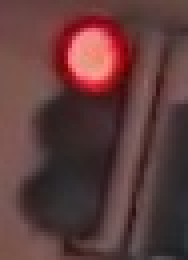
#> input picture udacity/ND113-intro_to_self_driving_cars/P8_Computer_Vision_and_Machine_Learning_L2_Traffic_Light_Classifier/Traffic_Light/traffic_light_images/training/red/0866866d-298d-4bff-afa0-6456ad7fd807.jpg, 47 x 65 px (shown 4 times larger)
$ jupyter execute --allow-errors 'Traffic_Light_Classifier-zh[my].ipynb'   (shell and % lines are left out)
#> lines starting #> are read from the running program, lines starting #| are printed output that depends on the picture; after the words box and inside, x2 and y2 are one past the last pixel; in counts of white or black regions, pixels touching at a corner belong together
### udacity/ND113-intro_to_self_driving_cars/P8_Computer_Vision_and_Machine_Learning_L2_Traffic_Light_Classifier/Traffic_Light/helpers.py
# Helper functions

import os
import glob # library for loading images from a directory
import matplotlib.image as mpimg


# This function loads in images and their labels and places them in a list
# The list contains all images and their associated labels
# For example, after data is loaded, im_list[0][:] will be the first image-label pair in the list
def load_dataset(image_dir):

    # Populate this empty image list
#> called with image_dir = 'traffic_light_images/training/'
    im_list = []
    image_types = ["red", "yellow", "green"]

    # Iterate through each color folder
    for im_type in image_types:

        # Iterate through each image file in each image_type folder
        # glob reads in any image with the extension "image_dir/im_type/*"
        for file in glob.glob(os.path.join(image_dir, im_type, "*")):

            # Read in the image
            im = mpimg.imread(file)
#> im is the input picture: shape (65, 47, 3); mean R, G, B 95.1, 60.2, 59.8

            # Check if the image exists/if it's been correctly read-in
            if not im is None:
                # Append the image, and it's type (red, green, yellow) to the image list
                im_list.append((im, im_type))

    return im_list

### udacity/ND113-intro_to_self_driving_cars/P8_Computer_Vision_and_Machine_Learning_L2_Traffic_Light_Classifier/Traffic_Light/test_functions.py
# All test code
import unittest
from IPython.display import Markdown, display


# Helper functions for printing markdown text (text in color/bold/etc)
def printmd(string):
    display(Markdown(string))

# Print a test failed message, given an error
def print_fail():
    printmd('**<span style="color: red;">TEST FAILED</span>**')

# Print a test passed message
def print_pass():
    printmd('**<span style="color: green;">TEST PASSED</span>**')


# A class holding all tests
class Tests(unittest.TestCase):


    # Tests the `one_hot_encode` function, which is passed in as an argument
    def test_one_hot(self, one_hot_function):

        # Test that the generated one-hot labels match the expected one-hot label
        # For all three cases (red, yellow, green)
        try:
            self.assertEqual([1,0,0], one_hot_function('red'))
            self.assertEqual([0,1,0], one_hot_function('yellow'))
            self.assertEqual([0,0,1], one_hot_function('green'))

        # If the function does *not* pass all 3 tests above, it enters this exception
        except self.failureException as e:
            # Print out an error message
            print_fail()
            print("Your function did not return the expected one-hot label.")
            print('\n'+str(e))
            return

        # Print out a "test passed" message
        print_pass()


    # Tests if any misclassified images are red but mistakenly classified as green
    # [19 lines left out: function test_red_as_green, not called in this run]

### udacity/ND113-intro_to_self_driving_cars/P8_Computer_Vision_and_Machine_Learning_L2_Traffic_Light_Classifier/Traffic_Light/Traffic_Light_Classifier-zh[my].ipynb
# 交通信号灯分类器
---

在这个项目中，你将使用计算机视觉技术的知识为交通信号灯图像建立一个分类器！你会获得一个交通信号灯图像数据集，里面包含三种交通信号灯，即红灯、黄灯或绿灯，其中，三分之一的灯是亮起的。

在该 notebook 中，你将对这些图像进行预处理，提取有助于我们区分不同类型图像的特征，并使用这些特征将交通信号灯图像分为三类：红灯、黄灯或绿灯。所有这些任务将会分解成几个部分：

1. **加载和可视化数据**。
      任何一种分类任务的第一步都是熟悉你的数据；在这里，你需要加载交通信号灯的图像并将其可视化！

2. **预处理**。
    输入的图像和输出的标签都需要是标准化的。通过这种方式，你可以使用相同的分类器分析所有输入的图像，并且知道在最终对一个*新*图像进行分类时需要输出什么样的图像。

3. **特征提取**。
    接下来，你需要从每幅图像中提取一些特征，从而帮助区分这些图像，并最终对这些图像进行分类。

4. **进行分类，并将错误可视化**。
     最后，你需要编写一个利用你提取的特征对*任何一个*交通信号灯图像进行分类的函数。该函数将输入一个图像，然后输出一个标签。你还会获得相关代码，用于确定分类模型的准确度。

5. **评估你的模型**。
    要通过此项目，你的分类器的准确度必须 > 90％，并且不能将任何一个红灯归类为绿灯；你很可能需要通过更改现有特征或添加新特征来提高分类器的准确度。我也鼓励你多进行尝试，让准确度尽可能接近100％！

以下是数据集中的一些示例图像（从左到右：红灯、绿灯与黄灯）：

---
### *以下是完成该项目所需了解的内容：*

我们已经为你提供了一些模板代码，但你需要执行其他代码步骤才能成功完成此项目。任何一个通过此项目所需的代码的标题中都标有 **'(IMPLEMENTATION)'** 。在完成此项目时，你还需要回答一些关于你的思路的问题，这些问题在标题中都标有 **'(QUESTION)'** 。请务必回答所有问题，并根据 [项目审阅标准](https://review.udacity.com/#!/rubrics/1213/view) 检查你的代码，确保你完成了必要的几个分类步骤！

你提交的项目将根据你提供的代码运行情况以及两个主要分类标准进行评估。
提交的完整交通信号灯分类器应满足下面两个标准：
1. **准确度超过90％**
2. ***不要* 将任何一个红灯分类为绿灯**

# 1. 加载交通信号灯数据集，并将其可视化

这个交通信号灯数据集由3个类别1484个彩色图像组成，即红灯、黄灯和绿灯。与大多数人工获取的数据一样，该数据在这些类型之间的分布并不均匀，具体为：
* 904个红色交通灯图像
* 536个绿色交通灯图像
* 44个黄色交通灯图像

*注：所有图像都来自[麻省理工学院的无人驾驶课程](https://selfdrivingcars.mit.edu/)，并符合 [知识共享署名许可协议-相同方式共享 4.0 国际许可协议](https://creativecommons.org/licenses/by-sa/4.0/) 。*

### 导入资源

在开始编写项目代码之前，请导入你需要的库和资源。

[cell 1]
import cv2 # computer vision library
import helpers # helper functions

import random
import numpy as np
import matplotlib.pyplot as plt
import matplotlib.image as mpimg # for loading in images

## 训练并测试数据

所有1484个交通信号灯图像被将分成训练数据集和测试数据集。

* 这些图像中的80％是训练图像，供你在创建分类器时使用。
* 其余20％是测试图像，用于测试分类器的准确度。
* 所有图像都是含有3种信号灯的交通灯图像，其中有一盏灯是亮起的。

## 定义图像目录

首先，我们设置一些变量来跟踪这些图像的存储位置：
IMAGE_DIR_TRAINING: the directory where our training image data is stored
IMAGE_DIR_TEST: the directory where our test image data is stored

[cell 2]
# Image data directories
IMAGE_DIR_TRAINING = "traffic_light_images/training/"
IMAGE_DIR_TEST = "traffic_light_images/test/"

## 加载数据集

这些前几行代码将对训练交通信号灯图像进行加载，并将其全部存储在变量`IMAGE_LIST`中。该列表包含图像及其相关标签（“红灯”，“黄灯”，“绿灯”）。

我们建议你查看helpers.py文件中的`load_dataset`函数。这个函数可以为你提供一个很好的思路，即如何使用[glob 库](https://pymotw.com/2/glob/)从一个目录中读取大量图像文件。 `load_dataset`函数可以输入图像目录的名称，然后返回图像及其相关标签的列表。

例如，`IMAGE_LIST`中的第一个图像标签对可以通过索引访问：

[cell 3]
# Using the load_dataset function in helpers.py
# Load training data
IMAGE_LIST = helpers.load_dataset(IMAGE_DIR_TRAINING)

## 可视化数据

分析任何一个数据集的前两个步骤都是：1.加载数据；2.查看数据。看一看这些数据，你就会知道要在图像中寻找什么，需要处理什么样的噪音或不一致性等。这可以帮助你了解图像数据集，并且明白**了解数据集是对数据进行预测的一部分**。

---
### 将输入图像可视化

将这些图像可视化，并对这些图像数据进行探究！编写代码，使其可以在`IMAGE_LIST`中显示图像：
* 显示图像
* 输出图像的形状
* 输出相应的标签

看一看是否可以显示出每种交通信号灯图像中的至少一种，即红灯，绿灯或黄灯，并查看它们的相似之处与差异之处。

[cell 4]
## TODO: Write code to display an image in IMAGE_LIST (try finding a yellow traffic light!)
## TODO: Print out 1. The shape of the image and 2. The image's label

# The first image in IMAGE_LIST is displayed below (without information about shape or label)
selected_image = IMAGE_LIST[0][0]
plt.imshow(selected_image)

plt.xlabel(f"Image shape = {selected_image.shape}")
plt.ylabel(f"Image label = {IMAGE_LIST[0][1]}")

# 2. 预处理数据

每个图像中加载完成后，你必须使输入和输出标准化！

### 输入

这意味着每个输入图像都应采用相同的格式，大小相同等。我们将通过对每个图像执行相同的分析来创建特征，对于这样的分类任务，重要的是**类似的图像创建类似的特征**！

### 输出

我们还需要将输出结果作为易于阅读且易于与其他标签进行比较的标签。将“红灯”和“绿灯”等分类数据转换为数字数据，这是一种不错的做法。

一个非常常见的分类输出是一维列表，它是指分类数的长度：在红灯、黄灯和绿灯的情况下为3； 值为0或1表示某个图像是某一类。例如，由于我们有三个类（红灯、黄灯和绿灯），则可以按顺序列出一个列表：[红灯值，黄灯值，绿灯值]。一般来说，顺序无关紧要，在这种情况下，我们选择的顺序是[红灯值，黄灯值，绿灯值]，便于反映垂直顺序中每个灯的位置。

红灯的标签应该是：[1,0,0]，黄灯应该是：[0，1，0]，绿灯应该是：[0，0，1]。这些标签被称为**独热编码标签**。

*（注：使用 [机器学习算法 ](https://machinelearningmastery.com/how-to-one-hot-encode-sequence-data-in-python/)时，独热编码将尤为重要）。*

---
<a id='task2'></a>
### （实现）：使输入图像标准化

* 将每个图像调整为所需的输入尺寸：32x32px。
* （可选）你也可以选择在此步骤中对图像进行裁剪、移动或旋转。

一种很常见的尺寸是可旋转的方形输入尺寸（且保持相同尺寸），并且以较小的方块进行分析。将所有图像制作成相同的尺寸，便于它们可以通过相同的分类器步骤进行发送，这一点也很重要！

[cell 5]
# This function should take in an RGB image and return a new, standardized version
def standardize_input(image):

    ## TODO: Resize image and pre-process so that all "standard" images are the same size
    standard_im = np.copy(image)
    standard_im = cv2.resize(standard_im,(32,32))
    # not np.resize
    # standard_im.resize((32,32))

    return standard_im

## 标准化输出

对于每个加载的图像，我们还指定了预期的输出。为此，我们使用**独热编码**。

* 对标签进行独热编码。为此，请创建一个代表每类交通信号灯（红灯、黄灯、绿灯）的零数组，并将预期类别号的索引设置为1。

由于我们有三类（红灯、黄灯和绿灯）交通信号灯图像，我们已经强制使用了一个顺序：[红灯值，黄灯值，绿灯值]。对于独热编码，例如黄灯，我们首先将数组初始化为[0,0,0]，然后将中间值（黄灯值）更改为1：[0,1,0]。

---
<a id='task3'></a>
### （实现）：实现独热编码

[cell 6]
## TODO: One hot encode an image label
## Given a label - "red", "green", or "yellow" - return a one-hot encoded label

# Examples:
# one_hot_encode("red") should return: [1, 0, 0]
# one_hot_encode("yellow") should return: [0, 1, 0]
# one_hot_encode("green") should return: [0, 0, 1]

def one_hot_encode(label):

    ## TODO: Create a one-hot encoded label that works for all classes of traffic lights
    if label == "red":
        one_hot_encoded = [1, 0, 0]
    elif label == "yellow":
        one_hot_encoded = [0, 1, 0]
    elif label == "green":
        one_hot_encoded = [0, 0, 1]
    else:
        print("Error: Label not recognized")

    return one_hot_encoded

### 测试你的代码

在对这样的函数完成编程之后，对它进行测试并查看它是否能够产生预期的输出。**一般来说，编写代码之后，最好在小的功能块中测试这些代码**。这样，不仅可以确保你的代码在继续构建分类器时是正确的，而且你也可以尽早地发现错误，以免它们混合。

所有的测试代码都可以在文件`test_functions.py`中找到。如果你觉得有用的话，我们建议你查看该代码并添加自己的测试代码！

你会在上述文件夹中看到一个测试函数：`test_one_hot(self, one_hot_function)`，它会输入一个参数，一个one_hot_encode函数，并测试该函数的函数性。如果你的one_hot_label代码无法按预期工作，则此测试将输出一条错误消息，告诉你一些关于代码失败的原因。你的代码开始运行后，应该输出TEST PASSED。

[cell 7]
# Importing the tests
import test_functions
tests = test_functions.Tests()

# Test for one_hot_encode function
tests.test_one_hot(one_hot_encode)

## 构建一个输入图像并输出标签的`STANDARDIZED_LIST` 函数。

该函数会输入一个图像标签对列表，并输出一个已调整过大小的图像和独热编码标签的**标准化**列表。

这需要使用你在上面定义的那个函数来使输入和输出标准化，所以这些函数必须完整才能使完成这次标准化工作！

[cell 8]
def standardize(image_list):

    # Empty image data array
    standard_list = []

    # Iterate through all the image-label pairs
    for item in image_list:
        image = item[0]
        label = item[1]

        # Standardize the image
        standardized_im = standardize_input(image)

        # One-hot encode the label
        one_hot_label = one_hot_encode(label)

        # Append the image, and it's one hot encoded label to the full, processed list of image data
        standard_list.append((standardized_im, one_hot_label))
#> this loop made 4 passes
#> pass 1, in standardize_input, `standard_im = cv2.resize(standard_im,(32,32))`:
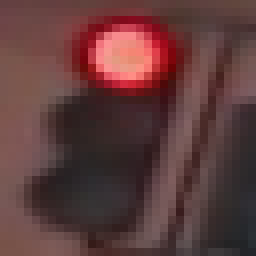
#> standard_im: shape (32, 32, 3) (shown 8 times larger); mean R, G, B 95.1, 60.1, 59.8
#> pass 3, in standardize_input (call 3), `standard_im = cv2.resize(standard_im,(32,32))`:
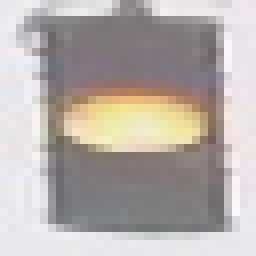
#> standard_im: shape (32, 32, 3) (shown 8 times larger); mean R, G, B 181.2, 174.4, 169.9

    return standard_list

# Standardize all training images
STANDARDIZED_LIST = standardize(IMAGE_LIST)

## 将标准化数据可视化

显示来自STANDARDIZED_LIST的标准化图像，并将其与来自IMAGE_LIST的非标准化图像进行比较。请注意，它们的尺寸和外观是不同的！

[cell 9]
## TODO: Display a standardized image and its label
selected_image = STANDARDIZED_LIST[0][0]
plt.imshow(selected_image)

plt.xlabel(f"Image shape = {selected_image.shape}")
plt.ylabel(f"Image label = {IMAGE_LIST[0][1]}")
plt.title("Standardized Image")

# 3. 特征提取

现在，你需要根据颜色空间、形状分析和特征构建方面的现有知识来创建特征，帮助区分和分类三种类型的交通信号灯图像。

你需要创建至少**一项特征**（可选择创建更多特征）。必需的特征是**使用HSV颜色空间创建的亮度特征**：

1. 亮度特征。
    - 使用HSV颜色空间，创建一个特征，可用于帮你识别3种不同类别的交通信号灯。
    - 稍后，你需要回答一个问题，即你刚刚试图用哪些方法来识别交通信号灯。所以，当你浏览这个notebook 时，需要一直思考你要使用的方法：什么方法有效，什么方法不可行？

2. （可选）：创建更多特征！

是否要创建更多特征，这取决于你，但是你创建的特征应该能提高交通信号灯分类算法的准确度！有一点需要注意的是，要通过这个项目，**绝不能将任何一个红灯归类为绿灯**，因为这会对无人驾驶汽车造成严重的安全风险。为了避免这种错误分类，你可以考虑添加另一个特别区分红灯和绿灯的特征。

这些特征将会被合并在这个 notebook 的末尾处，从而形成一个完整的分类算法。

## 创建亮度特征

创建亮度特征的方法有很多。亮度特征可以帮助你表示交通信号灯的图像特征。决定完成亮度特征创建的最佳步骤将由你来定。你应该随时查看并测试你的代码。

下图是一个用于创建亮度特征（从左到右：标准化图像、HSV彩色图像、裁剪图像、亮度特征）的示例步骤：

## RGB到HSV的转换

下面，将测试图像从RGB转换为HSV颜色空间，并将每个组件显示在图像中。

[cell 10]
# Convert and image to HSV colorspace
# Visualize the individual color channels

image_num = 1
test_im = STANDARDIZED_LIST[image_num][0]
test_label = STANDARDIZED_LIST[image_num][1]

# Convert to HSV
hsv = cv2.cvtColor(test_im, cv2.COLOR_RGB2HSV)
#> hsv: shape (32, 32, 3); mean H, S, V 107.7, 36.7, 128.4

# Print image label
print('Label [red, yellow, green]: ' + str(test_label))

# HSV channels
h = hsv[:,:,0]
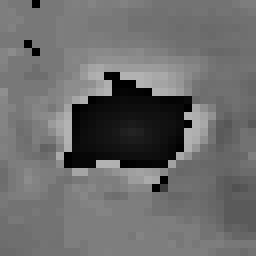
#> h: shape (32, 32) (shown 8 times larger); min 0, max 179, mean 107.7
s = hsv[:,:,1]
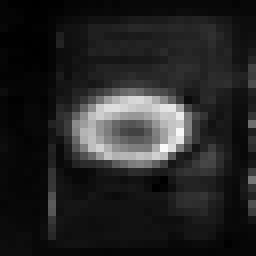
#> s: shape (32, 32) (shown 8 times larger); min 0, max 250, mean 36.7
v = hsv[:,:,2]
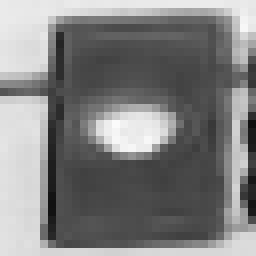
#> v: shape (32, 32) (shown 8 times larger); min 14, max 251, mean 128.4

# Plot the original image and the three channels
f, (ax1, ax2, ax3, ax4) = plt.subplots(1, 4, figsize=(20,10))
ax1.set_title('Standardized image')
ax1.imshow(test_im)
ax2.set_title('H channel')
ax2.imshow(h, cmap='gray')
ax3.set_title('S channel')
ax3.imshow(s, cmap='gray')
ax4.set_title('V channel')
ax4.imshow(v, cmap='gray')

---
<a id='task7'></a>
### （实现）：创建一个使用HSV颜色空间的亮度特征

编写一个函数，它会输入一张RGB图像并返回一个一维特征矢量和/或单值，这有助于对交通信号灯图像进行分类。唯一的要求是该函数应该应用HSV颜色空间转换，其余的由你来决定。

通过此函数，你应该能够判断一张图像的标签，并将其分类为红灯、绿灯或黄灯。如果辅助函数能够简化你的代码，你也可以定义几个辅助函数。

[cell 11]
## user
## TODO: Create a brightness feature that takes in an RGB image and outputs a feature vector and/or value
## This feature should use HSV colorspace values
# [51 lines left out: functions create_feature, crop_image, hue_mask, not called in this run]

[cell 12]
## my
## TODO: Create a brightness feature that takes in an RGB image and outputs a feature vector and/or value
## This feature should use HSV colorspace values
def create_feature(rgb_image):

    ## TODO: Convert image to HSV color space
    hsv = cv2.cvtColor(rgb_image, cv2.COLOR_RGB2HSV)
    # HSV channels
    h = hsv[:,:,0]
    s = hsv[:,:,1]
    v = hsv[:,:,2]
    ## TODO: Create and return a feature value and/or vector
    feature = []

    # mask
    mask = cv2.inRange(v, 150, 255)


    for i in range(len(v)):
        feature.append(np.mean(v[i]))

    return feature

[cell 13]
# test create_feature()
image_num = 0
test_im = STANDARDIZED_LIST[image_num][0]
test_label = STANDARDIZED_LIST[image_num][1]

# Convert to HSV
hsv = cv2.cvtColor(test_im, cv2.COLOR_RGB2HSV)
#> hsv: shape (32, 32, 3); mean H, S, V 67.2, 89, 95.2

# Print image label
print('Label [red, yellow, green]: ' + str(test_label))

# HSV channels
h = hsv[:,:,0]
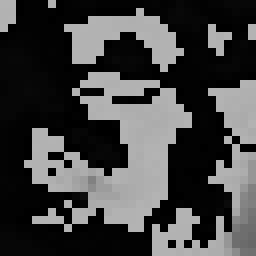
#> h: shape (32, 32) (shown 8 times larger); min 0, max 179, mean 67.2
s = hsv[:,:,1]
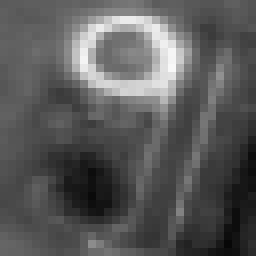
#> s: shape (32, 32) (shown 8 times larger); min 7, max 248, mean 89
v = hsv[:,:,2]
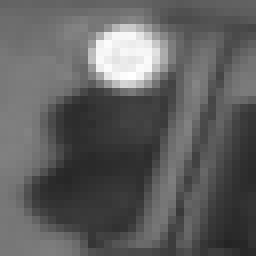
#> v: shape (32, 32) (shown 8 times larger); min 36, max 255, mean 95.2

feature = create_feature(test_im)
#> in create_feature, `mask = cv2.inRange(v, 150, 255)`:
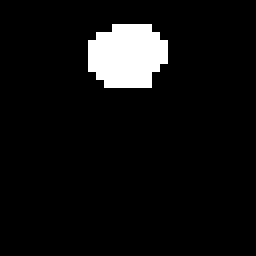
#> mask: shape (32, 32) (shown 8 times larger); 6.3% white; 1 white region, box (x1, y1, x2, y2) and area: (11, 3, 21, 11) 65
#> the loop in create_feature, `for i in range(len(v)):` made 32 passes
#> after the loop in create_feature, `for i in range(len(v)):`: feature = 32 values, max 147.6 at index 7, min 69.06 at index 23, mean 95.21

f, (ax1, ax2, ax3) = plt.subplots(1, 3, figsize=(10,5))
ax1.set_title('Standardized image')
ax2.set_title('V channel')
ax3.set_title('Feature')
ax1.imshow(test_im)
ax2.imshow(v, cmap='gray')
ax3.barh(range(len(feature)), feature,align='center', alpha=1)
print(feature)
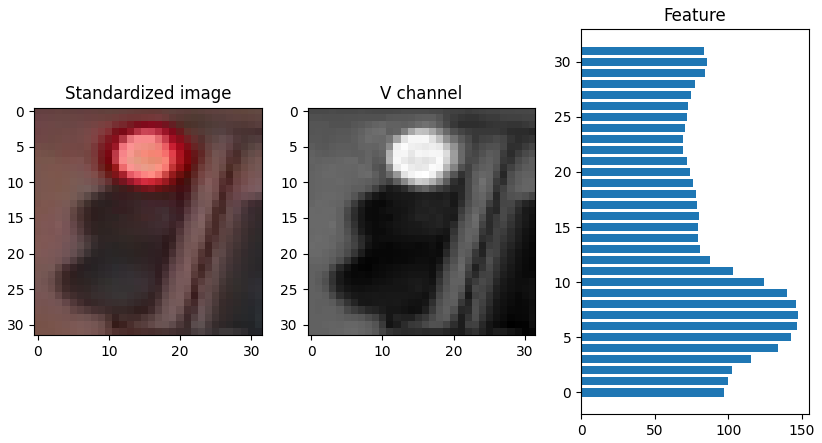
#> figure drawn by matplotlib, 3 panels

## （可选）创建更多特征，用于帮助准确标记交通信号灯图像

## （问题1）：你创建的特征如何帮你区分这3类交通信号灯图像？

**答案：**
在这个单元格中写下你的答案。

# 4. 进行分类，并将错误可视化

使用你创建的所有特征，编写一个可以输入一张RGB图像的函数，并使用提取的特征，输出一个灯光是红色、绿色或者黄色，并将该结果作为独热编码标签。这种分类函数应该能够对任何一张交通信灯图像进行分类！

我们建议你编写可能会用到的任何一种辅助函数或可视化代码，但为了测试准确度，请确保此`estimate_label`函数返回一个独热编码标签。

---
<a id='task8'></a>
### （实现）：构建一个完整的分类器

[cell 14]
# This function should take in RGB image input
# Analyze that image using your feature creation code and output a one-hot encoded label
def estimate_label(rgb_image):

    ## TODO: Extract feature(s) from the RGB image and use those features to
    ## classify the image and output a one-hot encoded label
    predicted_label = []

    return predicted_label

## 测试分类器

这里，我们使用这个 notebook 开始部分的测试数据集，对你的分类算法进行测试！编写完了一个“好”的分类器后，这个项目就算是完整的。

在这种案例中，一个“好”的分类器应符合以下标准（只要符合，就可以随时提交你的项目）：
1. 分类准确度达到90％以上。
2. 切勿将任何一个红灯归类为绿灯。

### 测试数据集

在下面，我们首先加载测试数据集，然后使用上面定义的`standardize`函数对其进行标准化，然后对其进行**混洗**；这样可以确保顺序不会对准确度测试造成影响。

[cell 15]
# Using the load_dataset function in helpers.py
# Load test data
TEST_IMAGE_LIST = helpers.load_dataset(IMAGE_DIR_TEST)

# Standardize the test data
STANDARDIZED_TEST_LIST = standardize(TEST_IMAGE_LIST)

# Shuffle the standardized test data
random.shuffle(STANDARDIZED_TEST_LIST)

## 确定准确度

将你的分类算法（也称为“模型”）的输出与真实标签进行比较并确定准确度。

此代码将所有错误分类的图像、其预测标签以及它们的真实标签存储在名为`MISCLASSIFIED`的列表中。此代码用于测试，*不应更改*。

[cell 16]
# Constructs a list of misclassified images given a list of test images and their labels
# This will throw an AssertionError if labels are not standardized (one-hot encoded)

def get_misclassified_images(test_images):
    # Track misclassified images by placing them into a list
    misclassified_images_labels = []

    # Iterate through all the test images
    # Classify each image and compare to the true label
    for image in test_images:

        # Get true data
        im = image[0]
        true_label = image[1]
        assert(len(true_label) == 3), "The true_label is not the expected length (3)."

        # Get predicted label from your classifier
        predicted_label = estimate_label(im)
        assert(len(predicted_label) == 3), "The predicted_label is not the expected length (3)."

        # Compare true and predicted labels
        if(predicted_label != true_label):
            # If these labels are not equal, the image has been misclassified
            misclassified_images_labels.append((im, predicted_label, true_label))

    # Return the list of misclassified [image, predicted_label, true_label] values
    return misclassified_images_labels


# Find all misclassified images in a given test set
#> (the rest of this cell did not finish here and is left out)
